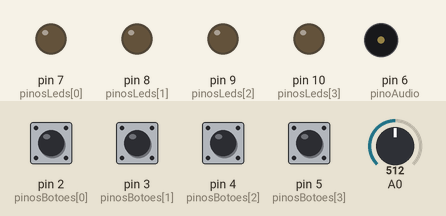
A sketch run on a simulated Arduino Uno, built with avr-gcc and run on an emulated ATmega328P. On the bench: output pins drawn as LEDs (lit = HIGH), buzzer (waves = sounding). The inputs (shaded band) are chosen by the test bench; at power-on: pin 2 (pinosBotoes[0]), pin 3 (pinosBotoes[1]), pin 4 (pinosBotoes[2]), pin 5 (pinosBotoes[3]) LOW, A0 = 512. Random numbers use the default seed unless the sketch sets one; what the sketch prints to the serial monitor is not drawn.

Above: at 2.9 s.
3.0 s: pin 2 (pinosBotoes[0]) pulled HIGH for 0.15 s
At 3.1 s:
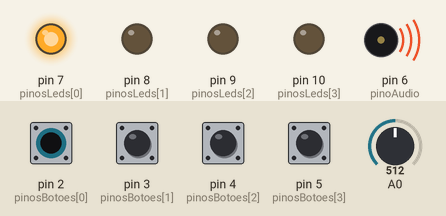
At 5.3 s:
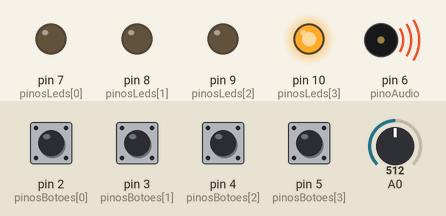
6.1 s: pin 3 (pinosBotoes[1]) pulled HIGH for 0.15 s
At 10.4 s:
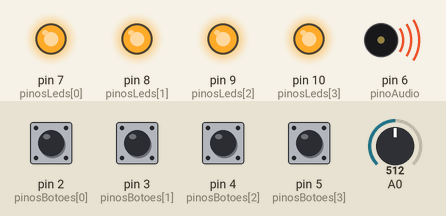
Timing chart, 0 to 13.5 s (numbered marks = the images above; inputs shaded):
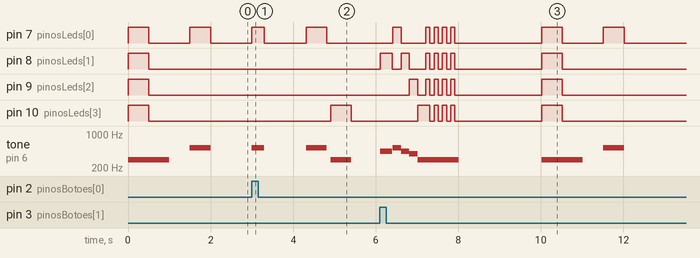

Measured:
- after the input at 3.0 s, pin 7 (pinosLeds[0]): LOW → HIGH at once, → LOW 0.30 s later, → HIGH 1.0 s later, → LOW 0.50 s later; pin 10 (pinosLeds[3]): LOW → HIGH after 1.9 s, → LOW 0.50 s later; tone on pin 6 (pinoAudio): plays 523 Hz for 0.30 s, 523 Hz for 0.50 s, 294 Hz for 0.50 s, starting at once
- after the input at 6.1 s, pin 7 (pinosLeds[0]): LOW → HIGH after 0.32 s, → LOW 0.20 s later, → HIGH 0.60 s later, → LOW 0.10 s later, … (14 changes in this stretch); pin 8 (pinosLeds[1]): LOW → HIGH at once, → LOW 0.30 s later, → HIGH 0.21 s later, → LOW 0.20 s later, … (14 changes in this stretch)

The sketch:

genius.ino
```cpp
#define NOTE_D4  294
//Ré
#define NOTE_G4  392
//Sol
#define NOTE_A4  440
//Lá
#define NOTE_A5  523
//Dó
void (*funcReset)() = 0;

// criando o array para os 4 sons para sortear um som

int tons[4] = { NOTE_A5, NOTE_A4, NOTE_G4, NOTE_D4 };

// Nossa sequência de até 100 itens vai começar vazia.

int sequencia[100] = {};

// Indica a rodada atual que o jogo se encontra.

int rodada_atual = 0;

// Indica o passo atual dentro da sequência, é usado enquanto a sequência

// está sendo reproduzida.

int passo_atual_na_sequencia = 0;


/*

 * Indica o pino de áudio, leds e botões.

 * Os pinos de leds e botões estão em ordem, relacionados uns aos outros, ou

 * seja, o primeiro led está relacionado ao primeiro botão. A ordem destas

 * sequências também estão relacionadas a ordem dos tons.

 */

int pinoAudio = 6;

int pinosLeds[4]  = {7, 8, 9, 10};

int pinosBotoes[4]= {2, 3, 4, 5};


// Indica se um botão foi pressionado durante o loop principal.

int botao_pressionado = 0;

// Flag indicando se o jogo acabou.

int perdeu_o_jogo = false;


void setup() {

  // Definindo o modo dos pinos dos Leds como saída.
  Serial.begin(9600);
  for (int i = 0; i <= 3; i++) {
    pinMode(pinosLeds[i], OUTPUT);
  }

  // Definindo o modo dos pinos dos Botões como entrada.
  for (int i = 0; i <= 3; i++) {
    pinMode(pinosBotoes[i], INPUT);
  }

  // Definindo o modo do pino de Áudio como saída.
  pinMode(pinoAudio, OUTPUT);

  // Inicializando o random através de uma leitura da porta analógica.
  // Esta leitura gera um valor variável entre 0 e 1023.
  randomSeed(analogRead(0));
}

void loop() {

  // Se perdeu o jogo reinicializamos todas as variáveis.
  if(perdeu_o_jogo == true){

  }

  if(perdeu_o_jogo == false){
    Serial.print("Rodada - " );
    Serial.println(rodada_atual+1);
  }

  if (perdeu_o_jogo) {
    int sequencia[100] = {};

    rodada_atual = 0;
    passo_atual_na_sequencia = 0;

    Serial.println("GAME OVER");
    Serial.println("Vamos comecar de novo!");
    delay(1000);
    Serial.write(27);
    Serial.print(" " );
    funcReset();

    perdeu_o_jogo = false;
  }

  // Toca um som de início para anúnicar que o jogo está começando quando é a primeira rodada.
  if (rodada_atual == 0) {
    tocarSomDeInicio();
    delay(500);
  }

  // Chama a função que inicializa a próxima rodada.
  proximaRodada();

  // Reproduz a sequência atual.
  reproduzirSequencia();

  // Aguarda os botões serem pressionados pelo jogador.
  aguardarJogador();

  // Aguarda 1 segundo entre cada jogada.
  delay(1000);
}


// Sorteia um novo item e adiciona na sequência.
void proximaRodada() {
  int numero_sorteado = random(0, 4);
  sequencia[rodada_atual++] = numero_sorteado;
}


// Reproduz a sequência para ser memorizada.
void reproduzirSequencia() {
  for (int i = 0; i < rodada_atual; i++) {
    tone(pinoAudio, tons[sequencia[i]]);

    digitalWrite(pinosLeds[sequencia[i]], HIGH);
    delay(500);

    noTone(pinoAudio);

    digitalWrite(pinosLeds[sequencia[i]], LOW);
    delay(100);
  }
  noTone(pinoAudio);
}


// Aguarda o jogador iniciar sua jogada.
void aguardarJogador() {
  for (int i = 0; i < rodada_atual; i++) {
    aguardarJogada();
    verificarJogada();

    if (perdeu_o_jogo) break;

    passo_atual_na_sequencia++;
  }

  // Redefine a variável para 0.
  passo_atual_na_sequencia = 0;
}


void aguardarJogada() {
  boolean jogada_efetuada = false;
  while (!jogada_efetuada) {
    for (int i = 0; i <= 3; i++) {
      if (digitalRead(pinosBotoes[i]) == HIGH) {
        Serial.println(pinosBotoes[i]);
        // Dizendo qual foi o botao pressionado.
        botao_pressionado = i;
        tone(pinoAudio, tons[i]);
        digitalWrite(pinosLeds[i], HIGH);
        delay(300);
        digitalWrite(pinosLeds[i], LOW);
        noTone(pinoAudio);
        jogada_efetuada = true;
      }
    }
    delay(10);
  }
}

void verificarJogada() {
  if (sequencia[passo_atual_na_sequencia] != botao_pressionado) {
    // GAME OVER.
    for (int i = 0; i <= 3; i++) {
      tone(pinoAudio, tons[i]);
      digitalWrite(pinosLeds[i], HIGH);

      delay(200);

      digitalWrite(pinosLeds[i], LOW);
      noTone(pinoAudio);
    }
    tone(pinoAudio, tons[3]);
    for (int i = 0; i <= 3; i++) {
      digitalWrite(pinosLeds[0], HIGH);
      digitalWrite(pinosLeds[1], HIGH);
      digitalWrite(pinosLeds[2], HIGH);
      digitalWrite(pinosLeds[3], HIGH);
      delay(100);
      digitalWrite(pinosLeds[0], LOW);
      digitalWrite(pinosLeds[1], LOW);
      digitalWrite(pinosLeds[2], LOW);
      digitalWrite(pinosLeds[3], LOW);
      delay(100);
    }
    noTone(pinoAudio);
    perdeu_o_jogo = true;
  }
}

void tocarSomDeInicio() {
  tone(pinoAudio, tons[3]);
  digitalWrite(pinosLeds[0], HIGH);
  digitalWrite(pinosLeds[1], HIGH);
  digitalWrite(pinosLeds[2], HIGH);
  digitalWrite(pinosLeds[3], HIGH);
  delay(500);
  digitalWrite(pinosLeds[0], LOW);
  digitalWrite(pinosLeds[1], LOW);
  digitalWrite(pinosLeds[2], LOW);
  digitalWrite(pinosLeds[3], LOW);
  delay(500);
  noTone(pinoAudio);
}
```
